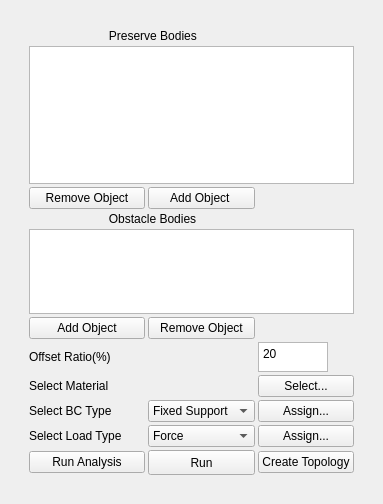
<?xml version="1.0" encoding="UTF-8"?>
<ui version="4.0">
 <class>Dialog</class>
 <widget class="QWidget" name="Dialog">
  <property name="geometry">
   <rect>
    <x>0</x>
    <y>0</y>
    <width>383</width>
    <height>504</height>
   </rect>
  </property>
  <property name="windowTitle">
   <string>createGeo</string>
  </property>
  <layout class="QGridLayout" name="gridLayout">
   <item row="0" column="0">
    <widget class="QWidget" name="widget" native="true">
     <layout class="QGridLayout" name="gridLayout_9">
      <item row="0" column="0">
       <widget class="QWidget" name="layout" native="true">
        <layout class="QGridLayout" name="gridLayout_8" rowstretch="1,0,0,0,0,0,0,0,0,0,0,0" columnstretch="1,0,0">
         <property name="spacing">
          <number>3</number>
         </property>
         <item row="9" column="2">
          <widget class="QPushButton" name="AssignBC">
           <property name="styleSheet">
            <string notr="true">selection-background-color: qlineargradient(spread:pad, x1:0, y1:0, x2:1, y2:0, stop:0 rgba(0, 0, 0, 255), stop:1 rgba(255, 255, 255, 255));</string>
           </property>
           <property name="text">
            <string>Assign...</string>
           </property>
          </widget>
         </item>
         <item row="1" column="0" colspan="3">
          <widget class="QListWidget" name="preserve_bodies">
           <property name="selectionMode">
            <enum>QAbstractItemView::MultiSelection</enum>
           </property>
          </widget>
         </item>
         <item row="11" column="2">
          <widget class="QPushButton" name="topology_create">
           <property name="text">
            <string>Create Topology</string>
           </property>
          </widget>
         </item>
         <item row="8" column="0">
          <widget class="QLabel" name="selectMaterialL">
           <property name="maximumSize">
            <size>
             <width>16777215</width>
             <height>30</height>
            </size>
           </property>
           <property name="text">
            <string>Select Material</string>
           </property>
          </widget>
         </item>
         <item row="9" column="0">
          <widget class="QLabel" name="Bc_type">
           <property name="maximumSize">
            <size>
             <width>16777215</width>
             <height>30</height>
            </size>
           </property>
           <property name="text">
            <string>Select BC Type</string>
           </property>
          </widget>
         </item>
         <item row="11" column="1">
          <widget class="QPushButton" name="Run">
           <property name="minimumSize">
            <size>
             <width>0</width>
             <height>25</height>
            </size>
           </property>
           <property name="text">
            <string>Run</string>
           </property>
          </widget>
         </item>
         <item row="0" column="0" colspan="2">
          <widget class="QLabel" name="label">
           <property name="text">
            <string>                        Preserve Bodies</string>
           </property>
          </widget>
         </item>
         <item row="7" column="0">
          <widget class="QLabel" name="offsetRatiol">
           <property name="sizePolicy">
            <sizepolicy hsizetype="Fixed" vsizetype="Preferred">
             <horstretch>0</horstretch>
             <verstretch>0</verstretch>
            </sizepolicy>
           </property>
           <property name="maximumSize">
            <size>
             <width>200</width>
             <height>30</height>
            </size>
           </property>
           <property name="text">
            <string>Offset Ratio(%)</string>
           </property>
          </widget>
         </item>
         <item row="10" column="1">
          <widget class="QComboBox" name="SelectLoadtype">
           <item>
            <property name="text">
             <string>Force</string>
            </property>
           </item>
           <item>
            <property name="text">
             <string>Pressure</string>
            </property>
           </item>
          </widget>
         </item>
         <item row="6" column="0">
          <widget class="QPushButton" name="addItem_in_obstacle">
           <property name="text">
            <string>Add Object</string>
           </property>
          </widget>
         </item>
         <item row="10" column="2">
          <widget class="QPushButton" name="AssignLoad">
           <property name="text">
            <string>Assign...</string>
           </property>
          </widget>
         </item>
         <item row="8" column="2">
          <widget class="QPushButton" name="SelectMaterial">
           <property name="text">
            <string>Select...</string>
           </property>
          </widget>
         </item>
         <item row="2" column="0">
          <widget class="QPushButton" name="remove_in_preserve">
           <property name="text">
            <string>Remove Object</string>
           </property>
          </widget>
         </item>
         <item row="9" column="1">
          <widget class="QComboBox" name="SelectBCtype">
           <item>
            <property name="text">
             <string>Fixed Support</string>
            </property>
           </item>
           <item>
            <property name="text">
             <string>Displacement</string>
            </property>
           </item>
          </widget>
         </item>
         <item row="4" column="0" rowspan="2" colspan="3">
          <widget class="QListWidget" name="obstacle_bodies">
           <property name="selectionMode">
            <enum>QAbstractItemView::MultiSelection</enum>
           </property>
          </widget>
         </item>
         <item row="7" column="2">
          <widget class="QPlainTextEdit" name="OffsetRatio">
           <property name="sizePolicy">
            <sizepolicy hsizetype="Expanding" vsizetype="Expanding">
             <horstretch>0</horstretch>
             <verstretch>0</verstretch>
            </sizepolicy>
           </property>
           <property name="maximumSize">
            <size>
             <width>70</width>
             <height>30</height>
            </size>
           </property>
           <property name="plainText">
            <string>20</string>
           </property>
          </widget>
         </item>
         <item row="6" column="1">
          <widget class="QPushButton" name="remove_in_obstacle">
           <property name="text">
            <string>Remove Object</string>
           </property>
          </widget>
         </item>
         <item row="2" column="1">
          <widget class="QPushButton" name="addItem_in_preserve">
           <property name="text">
            <string>Add Object </string>
           </property>
          </widget>
         </item>
         <item row="10" column="0">
          <widget class="QLabel" name="forceL">
           <property name="text">
            <string>Select Load Type</string>
           </property>
          </widget>
         </item>
         <item row="11" column="0">
          <widget class="QPushButton" name="run_analysis">
           <property name="text">
            <string>Run Analysis</string>
           </property>
          </widget>
         </item>
         <item row="3" column="0" colspan="2">
          <widget class="QLabel" name="label_2">
           <property name="text">
            <string>                        Obstacle Bodies</string>
           </property>
          </widget>
         </item>
        </layout>
       </widget>
      </item>
     </layout>
    </widget>
   </item>
  </layout>
 </widget>
 <resources/>
 <connections/>
</ui>
